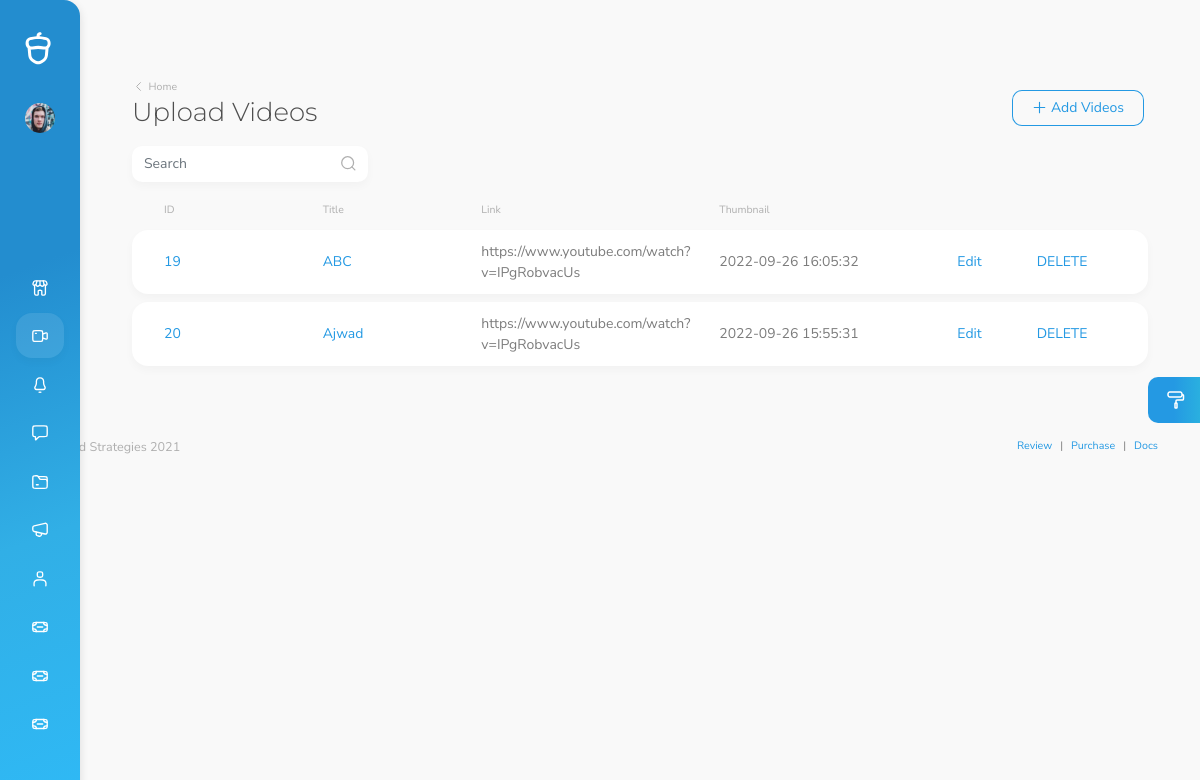
Page /uploadvideos.php on the committed database.
### tables this page shows
CREATE TABLE `youtubelinks` (
  `id` int(11) NOT NULL,
  `title` varchar(250) NOT NULL,
  `link` varchar(300) NOT NULL,
  `thumbnail` varchar(255) NOT NULL,
  `time` timestamp NOT NULL DEFAULT current_timestamp() ON UPDATE current_timestamp()
);

### uploadvideos.php (the view, shortened to what this page needs)
<!DOCTYPE html>
<html lang="en" data-footer="true" data-override='{"attributes": {"placement": "vertical", "layout": "boxed" }, "storagePrefix": "ecommerce-platform"}'>
  <head>
    <?php
include 'header.php';
?>
<?php include 'connection.php'; ?>
  </head>
  <body>
    <div id="root">
          <div class="mobile-buttons-container">
            <a href="#" id="mobileMenuButton" class="menu-button">
              <i data-cs-icon="menu"></i>
            </a>
          </div>
        </div>
      <main>
        <div class="container">
        <div class="page-title-container">
            <div class="row g-0">
                <div class="col-auto mb-3 mb-md-0 me-auto">
                    <div class="w-auto sw-md-30">
                        <a href="#" class="muted-link pb-1 d-inline-block breadcrumb-back">
                            <i data-cs-icon="chevron-left" data-cs-size="13"></i>
                            <span class="text-small align-middle">Home</span>
                        </a>
                        <h1 class="mb-0 pb-0 display-4" id="title">Upload Videos</h1>
                    </div>
                </div>
                <div
                    class="col-12 col-sm-6 col-md-auto d-flex align-items-end justify-content-end mb-2 mb-sm-0 order-sm-3">
                    <button
                        type="button"
                        class="btn btn-outline-primary btn-icon btn-icon-start ms-0 ms-sm-1 w-100 w-md-auto"
                        data-bs-toggle="modal"
                        data-bs-target="#discountAddModal">
                        <i data-cs-icon="plus"></i>
                        <span>Add Videos</span>
                    </button>
                </div>
            </div>
        </div>
        <div class="row mb-2">
            <div class="col-sm-12 col-md-5 col-lg-3 col-xxl-2 mb-1">
                <div class="d-inline-block float-md-start me-1 mb-1 search-input-container w-100 shadow bg-foreground">
                    <input class="form-control" placeholder="Search"/>
                    <span class="search-magnifier-icon">
                  <i data-cs-icon="search"></i>
                </span>
                </div>
            </div>
            <div class="col-sm-12 col-md-7 col-lg-9 col-xxl-10 text-end mb-1">
            </div>
        </div>
        <div class="row">
                    <?php
                    $sql = "SELECT * FROM  youtubelinks";
                    $result = mysqli_query($conn, $sql) or die("Query Un successfully");
                    if(mysqli_num_rows($result) > 0) {
                    ?>
         <div class="col-12 mb-5">
                <div class="card mb-2 bg-transparent no-shadow d-none d-lg-block">
                    <div class="card-body pt-0 pb-0 sh-3">
                        <div class="row g-0 h-100 align-content-center">
                            <div class="col-12 col-lg-2 d-flex align-items-center mb-2 mb-lg-0 text-muted text-small">
                                ID
                            </div>
                            <div
                                class="col-6 col-lg-2 d-flex align-items-center text-alternate text-medium text-muted text-small">
                                Title
                            </div>
                            <div
                                class="col-6 col-lg-3 d-flex align-items-center text-alternate text-medium text-muted text-small">
                                Link
                            </div>
                            <div
                                class="col-2 col-lg-4 d-flex align-items-center text-alternate text-medium text-muted text-small">
                                Thumbnail
                            </div>
                        </div>
                    </div>
                </div>
                <div id="checkboxTable">
                    <?php
                    while($row = mysqli_fetch_assoc($result)){
                    ?>
                   <div class="card mb-2">
                        <div class="card-body py5 py-lg-0 sh-lg-8">
                            <div class="row g-0 h-100 align-content-center">
                                <div
                                    class="col-11 col-lg-2 d-flex flex-column justify-content-center mb-2 mb-lg-0 order-1 order-lg-1 h-lg-100 position-relative">
                                    <a href="#" class="text-truncate h-100 d-flex align-items-center"
                                       data-bs-toggle="modal" ><?php echo $row['id'];?></a>
                                </div>
                                <div
                                    class="col-11 col-lg-2 d-flex flex-column justify-content-center mb-2 mb-lg-0 order-1 order-lg-1 h-lg-100 position-relative">
                                    <a href="#" class="text-truncate h-100 d-flex align-items-center"
                                       data-bs-toggle="modal" ><?php echo $row['title'];?></a>
                                </div>
                                <div
                                    class="col-6 col-lg-3 d-flex flex-column justify-content-center mb-2 mb-lg-0 order-2 order-lg-2">
                                    <div class="text-alternate"><?php echo $row['link'];?></div>
                                </div>
                                <div
                                    class="col-6 col-lg-3 d-flex flex-column justify-content-center mb-2 mb-lg-0 order-2 order-lg-2">
                                    <div class="text-alternate"><?php echo $row['time'];?></div>
                                </div>
                                <div
                                    class="col-2 col-lg-1 d-flex flex-column justify-content-center mb-2 mb-lg-0 order-4 order-lg-4">
                                    <a href='videoedit.php?id=<?php echo $row['id']; ?>' class="text-truncate h-100 d-flex align-items-center"
                                     class="text-alternate">Edit</a>
                                </div>
                                <div
                                    class="col-4 col-lg-1 d-flex flex-column justify-content-center mb-2 mb-lg-0 order-5 order-lg-5">
                                    <a href='deletevideo.php?id=<?php echo $row['id']; ?>' class="text-truncate h-100 d-flex align-items-center"
                                     class="text-alternate">DELETE</a>
                                </div>
                            </div>
                        </div>
                    </div>
                    <?php } ?>
                </div>
            </div>
            <?php
            }
            ?>
        </div>
    </div>
      </main>
      <footer>
        <div class="footer-content">
          <div class="container">
            <div class="row">
              <div class="col-12 col-sm-6">
                <p class="mb-0 text-muted text-medium">Colored Strategies 2021</p>
              </div>
              <div class="col-sm-6 d-none d-sm-block">
                <ul class="breadcrumb pt-0 pe-0 mb-0 float-end">
                  <li class="breadcrumb-item mb-0 text-medium"><a href="#" class="btn-link">Review</a></li>
                  <li class="breadcrumb-item mb-0 text-medium"><a href="#" class="btn-link">Purchase</a></li>
                  <li class="breadcrumb-item mb-0 text-medium"><a href="#" class="btn-link">Docs</a></li>
                </ul>
              </div>
            </div>
          </div>
        </div>
      </footer>
    <button type="button" class="btn settings-button btn-gradient-primary" data-bs-toggle="modal" data-bs-target="#settings" id="settingsButton">
      <i data-cs-icon="paint-roller" class="position-relative"></i>
    </button>
  </body>
</html>

### rows in the picture
youtubelinks: id "19", title "ABC", link "https://www.youtube.com/watch?v=IPgRobvacUs", time "2022-09-26 16:05:32"
youtubelinks: id "20", title "Ajwad", link "https://www.youtube.com/watch?v=IPgRobvacUs", time "2022-09-26 15:55:31"
